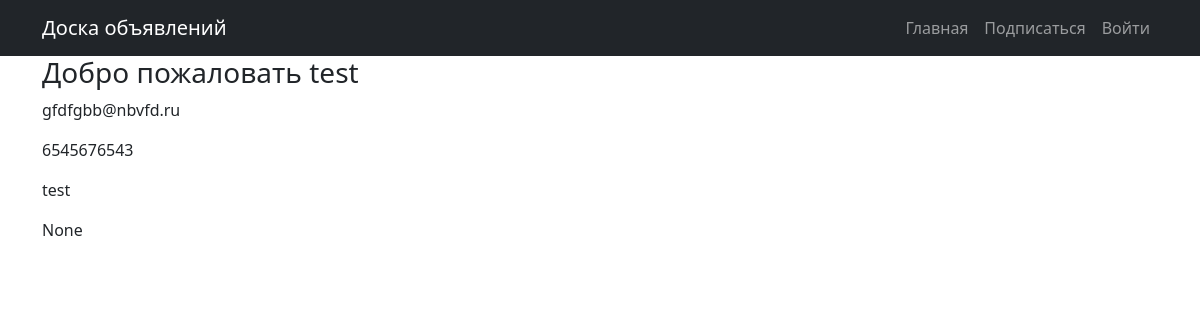
Screenshot of /profile/5/ with the database file from the repository.
### profiles/models.py (models this page shows, shortened)
class Profile(models.Model):
    user = models.OneToOneField(User, verbose_name="Пользователь", on_delete=models.CASCADE)
    avatar = models.ImageField("Аватар", upload_to="profile/", blank=True, null=True) #ВНИМАНИЕ!!!
    email_two = models.EmailField("Доп. e-mail")
    phone = models.CharField("Телефон", max_length=25)
    first_name = models.CharField("Имя", max_length=50)
    last_name = models.CharField("Фамилия", max_length=50, blank=True, null=True)
    slug = models.SlugField("URL", max_length=50, default='')
    class Meta:
        verbose_name = 'Профиль'
        verbose_name_plural = 'Профиля'

### profiles/views.py (the view)
# urls.py: path("<int:pk>/",  views.ProfileDetail.as_view(), name="profile-detail")
class ProfileDetail(DetailView):
    model = Profile
    context_object_name = "profile"
    template_name = "profiles/user-detail.html"

### board/templates/profiles/user-detail.html (shortened to what this page needs)
{% extends 'default.html' %}
{% block content %}
    <h3>Добро пожаловать {{ profile.first_name }}</h3>
    <p>{{ profile.email_two }}</p>
    <p>{{ profile.phone }}</p>
    <p>{{ profile.first_name }}</p>
    <p>{{ profile.last_name }}</p>
{% endblock content %}

### rows the page displays
Profile: first_name "test", email_two "gfdfgbb@nbvfd.ru", phone "6545676543", last_name "None"
